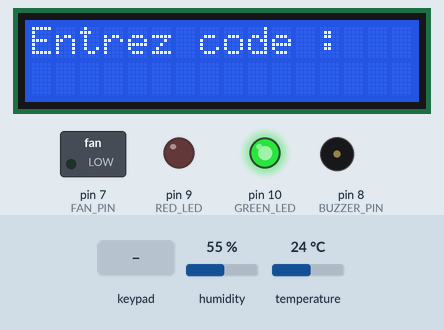
Simulated run of this sketch. Board: Arduino Nano, built with avr-gcc and run on an emulated ATmega328P. On the bench: 16×2 character LCD, switched loads named in the sketch (green lamp = pin HIGH), output pins drawn as LEDs (lit = HIGH), buzzer (waves = sounding, pin HIGH). The inputs (shaded band) are chosen by the test bench; at power-on: temperature 24 °C, humidity 55 %. What the sketch prints to the serial monitor is not drawn.

Above: at 1.2 s.
1.3 s: keypad keys 1 2 3 4 # pressed 0.4 s apart
At 6.0 s:
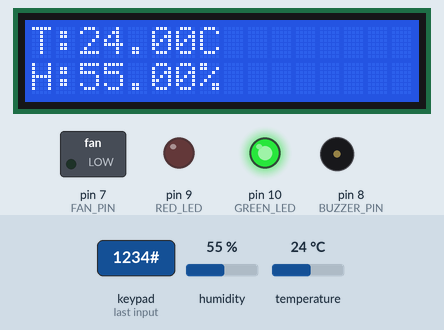
6.3 s: key '#' pressed
At 7.1 s:
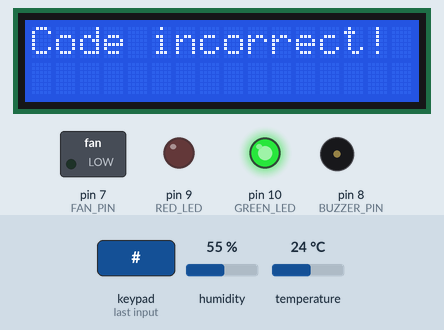
9.3 s: keypad keys 1 2 3 4 * pressed 0.4 s apart
At 12.0 s:
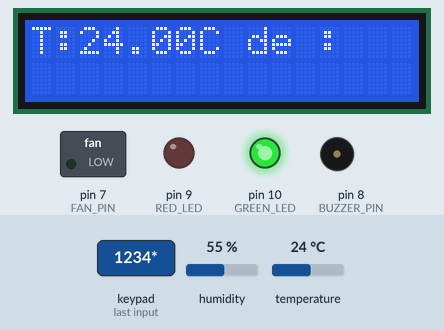
12.8 s: key 'A' pressed
At 13.3 s:
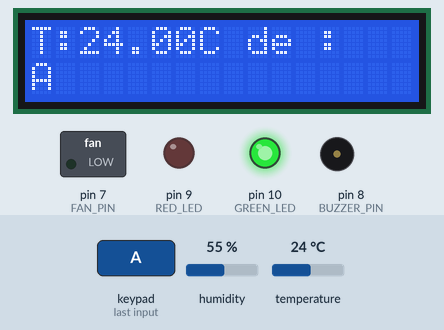
15.8 s: keypad keys 1 2 3 4 A pressed 0.4 s apart
At 18.2 s:
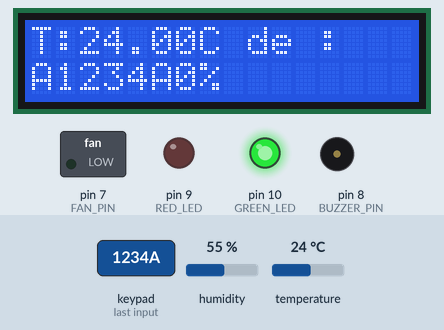
19.3 s: temperature set to 26 °C
At 21.0 s:
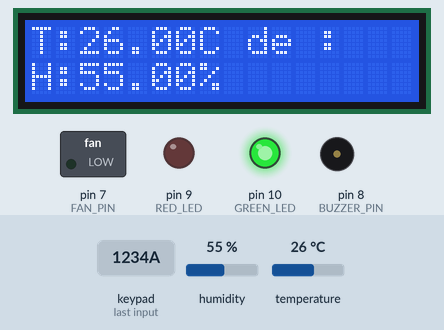
21.5 s: temperature set to 29 °C
Timing chart, 0 to 26.5 s (numbered marks = the images above; inputs shaded):
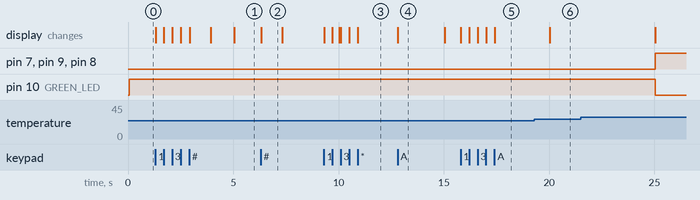

Measured:
- after the input at 1.3 s, the display: first changes at once (image 1 shows a later state)
- after the input at 6.3 s, the display: changes at once (image 2)
- after the input at 9.3 s, the display: first changes at once (image 3 shows a later state)
- after the input at 12.8 s, the display: changes at once (image 4)
- after the input at 15.8 s, the display: first changes at once (image 5 shows a later state)
- after the input at 19.3 s, the display: changes after 0.74 s (image 6)
- after the input at 21.5 s, pin 7 (FAN_PIN), pin 9 (RED_LED), pin 8 (BUZZER_PIN): LOW → HIGH after 3.5 s; pin 10 (GREEN_LED): HIGH → LOW after 3.5 s

The sketch:

yakar.ino
```cpp
#include <DHT.h>
#include <Wire.h>
#include <LiquidCrystal_I2C.h>
#include <Keypad.h>
#include <IRremote.h>
#include <ArduinoJson.h>

// Pins
#define DHTPIN 2
#define DHTTYPE DHT11
#define FAN_PIN 7
#define BUZZER_PIN 8
#define RED_LED 9
#define GREEN_LED 10
#define IR_PIN 6

// Objects
DHT dht(DHTPIN, DHTTYPE);
LiquidCrystal_I2C lcd(0x27, 16, 2);
IRrecv irrecv(IR_PIN);
decode_results results;

// Keypad setup
const byte ROWS = 4;
const byte COLS = 4;
char keys[ROWS][COLS] = {
 {'1', '2', '3', 'A'},
 {'4', '5', '6', 'B'},
 {'7', '8', '9', 'C'},
 {'*', '0', '#', 'D'}
};
byte rowPins[ROWS] = {A0, A1, A2, A3};
byte colPins[COLS] = {A4, A5, A6, A7};
Keypad keypad = Keypad(makeKeymap(keys), rowPins, colPins, ROWS, COLS);

String enteredCode = "";
String secretCode = "1234";
bool accessGranted = false;
bool fanManualControl = false;

unsigned long lastUpdateTime = 0;
const long updateInterval = 5000; // 5 secondes

void setup() {
 Serial.begin(9600);
 dht.begin();
 lcd.init();
 lcd.backlight();
 irrecv.enableIRIn();

 pinMode(FAN_PIN, OUTPUT);
 pinMode(BUZZER_PIN, OUTPUT);
 pinMode(RED_LED, OUTPUT);
 pinMode(GREEN_LED, OUTPUT);

 digitalWrite(FAN_PIN, LOW);
 digitalWrite(BUZZER_PIN, LOW);
 digitalWrite(RED_LED, LOW);
 digitalWrite(GREEN_LED, HIGH);

 lcd.setCursor(0, 0);
 lcd.print("Entrez code :");
}

void sendSensorData(float temp, float hum, bool fanStatus) {
  DynamicJsonDocument doc(128);
  doc["temperature"] = temp;
  doc["humidite"] = hum;
  doc["etatVentilateur"] = fanStatus;

  String jsonString;
  serializeJson(doc, Serial);
  Serial.println(); // Nouvelle ligne après le JSON
  Serial.flush();   // S'assurer que tout est envoyé
}

void loop() {
 char key = keypad.getKey();
 if (key) {
   handleKeypadInput(key);
 }

 if (accessGranted) {
   unsigned long currentTime = millis();

   // Lecture et envoi périodique des données
   if (currentTime - lastUpdateTime >= updateInterval) {
     float temp = dht.readTemperature();
     float hum = dht.readHumidity();

     if (isnan(temp) || isnan(hum)) {
       lcd.setCursor(0, 0);
       lcd.print("Erreur capteur!");
       return;
     }

     // Mise à jour LCD
     updateLCDDisplay(temp, hum);

     // Contrôle automatique
     bool fanStatus = controlSystemStatus(temp);

     // Envoi des données
     sendSensorData(temp, hum, fanStatus || fanManualControl);

     lastUpdateTime = currentTime;
   }
 }

 // Contrôle IR
 handleIRControl();
}

void handleKeypadInput(char key) {
 if (key == '#') {
   if (enteredCode == secretCode) {
     accessGranted = true;
     lcd.clear();
     lcd.print("Code correct !");
     delay(1000);
     lcd.clear();
   } else {
     lcd.clear();
     lcd.print("Code incorrect!");
     delay(1000);
     lcd.clear();
     lcd.print("Entrez code :");
   }
   enteredCode = "";
 } else if (key == '*') {
   enteredCode = "";
   lcd.setCursor(0, 1);
   lcd.print("                ");
 } else {
   enteredCode += key;
   lcd.setCursor(0, 1);
   lcd.print(enteredCode);
 }
}

void updateLCDDisplay(float temp, float hum) {
 lcd.setCursor(0, 0);
 lcd.print("T:");
 lcd.print(temp);
 lcd.print("C ");
 lcd.setCursor(0, 1);
 lcd.print("H:");
 lcd.print(hum);
 lcd.print("%");
}

bool controlSystemStatus(float temp) {
 bool fanStatus = temp > 27 || fanManualControl;
 digitalWrite(FAN_PIN, fanStatus);
 digitalWrite(BUZZER_PIN, temp > 27);
 digitalWrite(RED_LED, temp > 27);
 digitalWrite(GREEN_LED, temp <= 27);
 return fanStatus;
}

void handleIRControl() {
 if (irrecv.decode()) {
   unsigned long command = irrecv.decodedIRData.command;

   if (command == 0xFFA25D) {
     fanManualControl = !fanManualControl;
     digitalWrite(FAN_PIN, fanManualControl);

     // Envoyer mise à jour immédiate
     float temp = dht.readTemperature();
     float hum = dht.readHumidity();
     if (!isnan(temp) && !isnan(hum)) {
       sendSensorData(temp, hum, fanManualControl);
     }
   }
   irrecv.resume();
 }
}
```
